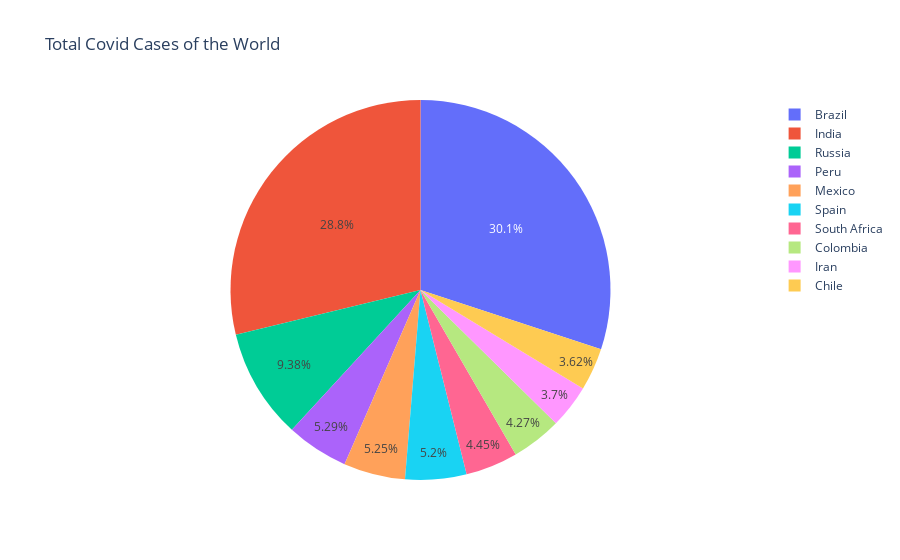

The notebook cell saved with this chart:
### Markdown cell above
### Total Covid Cases %

### Code cell
fig = px.pie(top_10_case, values='Total_Cases', names='Country', title='Total Covid Cases of the World') 
fig.show()

### Figure 1 — Plotly figure (JSON) as saved in the notebook; plotly's stock layout.template omitted (floating-point values rounded to 4 significant figures)
{"data": [{"domain": {"x": [0, 1], "y": [0, 1]}, "hovertemplate": "Country=%{label}<br>Total_Cases=%{value}<extra></extra>", "labels": ["Brazil", "India", "Russia", "Peru", "Mexico", "Spain", "South Africa", "Colombia", "Iran", "Chile"], "legendgroup": "", "name": "", "showlegend": true, "type": "pie", "values": [425704517, 407771615, 132888951, 74882695, 74347548, 73717676, 63027659, 60543682, 52421884, 51268034]}], "layout": {"legend": {"tracegroupgap": 0}, "title": {"text": "Total Covid Cases of the World"}}}
